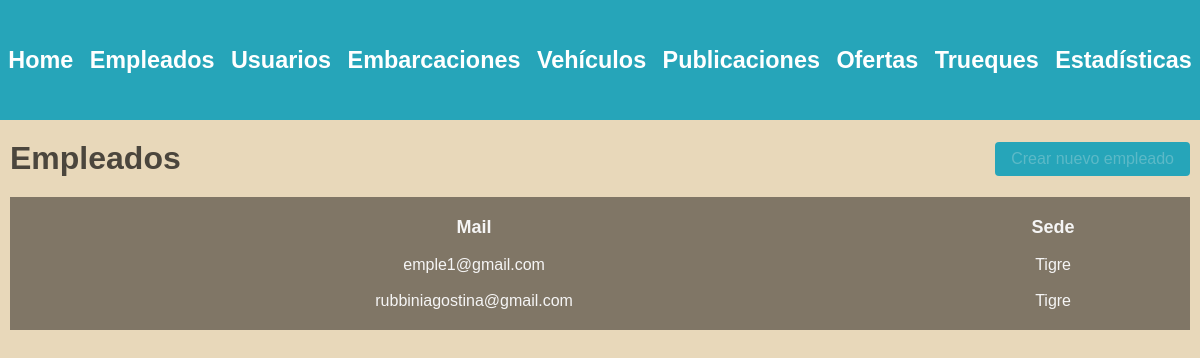
Screenshot of /administracion/empleados/ (signed in) with the database file from the repository.
### usuarios/models.py (models this page shows, shortened)
class Usuario(AbstractBaseUser, PermissionsMixin):
    nombre = models.CharField(max_length=50)
    apellido = models.CharField(max_length=50)
    fecha_nacimiento = models.DateField()
    telefono = models.CharField(max_length=13)
    mail = models.EmailField(max_length=50, unique=True)
    password = models.CharField(max_length=128)
    is_staff= models.BooleanField(default=False)
    is_blocked= models.BooleanField(default=False)
    USERNAME_FIELD = 'mail'
    REQUIRED_FIELDS = ['nombre', 'apellido', 'fecha_nacimiento', 'telefono']

### empleados/models.py (models this page shows)
class Sede(models.Model):
    nombre = models.CharField(max_length=100, unique=True)

### administrador/views.py (the view)
# urls.py: path('', include('empleados.urls')),
@login_required(login_url=reverse_lazy('home'))
def empleados(request):
    user = request.user
    if not user.is_superuser:
        return redirect('home')
    empleados = Usuario.objects.filter(is_staff=True, is_superuser=False)
    for empleado in empleados:
        emple_sede = EmpleConSede.objects.get(user_id=empleado.id)
        sede = Sede.objects.get(id=emple_sede.sede_id)
        empleado.sede = sede.nombre
    return render(request, 'employees.html', {
        'empleados' : empleados
    })

### autenticacion/backend.py (called while the page is built)
    def get_user(self, user_id):
        UserModel = get_user_model()
        try:
            return UserModel.objects.get(pk=user_id)
        except UserModel.DoesNotExist:
            return None

### administrador/templates/employees.html (shortened to what this page needs)
{% extends 'layouts/navbar.html' %}
{% block content %}
<div class="header">
    <h1>Empleados</h1>
    <a href="{% url 'crear empleado' %}" class="btn btn-primary">Crear nuevo empleado</a>
</div>
{% if empleados %}
    <table>
        <thead>
            <tr>
                <th>Mail</th>
                <th>Sede</th>
            </tr>
        </thead>
        <tbody>
            {% for empleado in empleados %}
                <tr>
                    <td>{{empleado.mail}}</td>
                    <td>{{empleado.sede}}</td>
                </tr>
            {% endfor %}
        </tbody>
    </table>
{% else %}
    <h3>No existen empleados en la plataforma.</h3>
{% endif %}
{% endblock %}

### administrador/static/styles/main.css (style rules this page uses)
:root { --azul1: #6785b4; --azul2: #26a5b9; --azul3: #a9cecf; --gris: #c4c4be8c; --arena: #c8baa0; }
body { background: #e8d8ba; color: rgb(255, 255, 255); font-family: arial; margin: 0; }
.header { display: flex; justify-content: space-between; align-items: center; margin-bottom: 20px; }
.header h1 { color: #4b463d; margin: 0; }
.btn-primary { background-color: #26a5b9; border-color: #26a5b9; color: #fff; padding: 8px 16px; border-radius: 4px; text-decoration: none; }
table { width: 100%; background: #807666; color: whitesmoke; padding: 10px; margin-bottom: 2px; }
table thead th { font-size: 18px; }
table tbody td { font-size: 16px; }
table th, table td { padding: 8px; text-align: center; }
a:link, a:visited { color: #5cb9c7; font-size: 16px; }

### rows the page displays
Usuario: mail "emple1@gmail.com", sede "Tigre"
Usuario: mail "rubbiniagostina@gmail.com", sede "Tigre"
